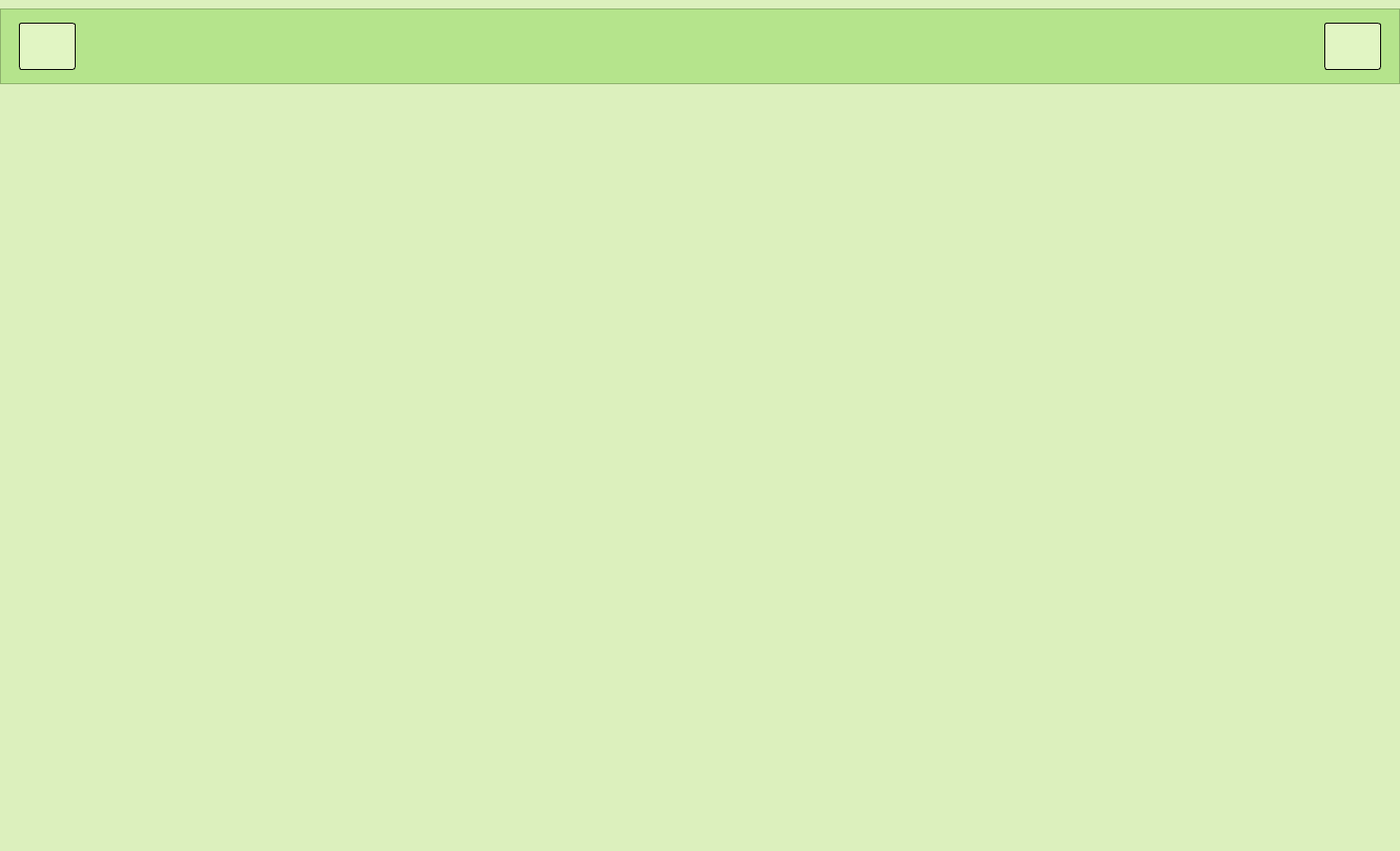
<?xml version="1.0" encoding="UTF-8"?>
<ui version="4.0">
 <class>MainWindow</class>
 <widget class="QMainWindow" name="MainWindow">
  <property name="windowModality">
   <enum>Qt::NonModal</enum>
  </property>
  <property name="geometry">
   <rect>
    <x>0</x>
    <y>0</y>
    <width>1480</width>
    <height>900</height>
   </rect>
  </property>
  <property name="maximumSize">
   <size>
    <width>1700</width>
    <height>900</height>
   </size>
  </property>
  <property name="baseSize">
   <size>
    <width>1700</width>
    <height>900</height>
   </size>
  </property>
  <property name="font">
   <font>
    <family>Ubuntu Mono</family>
    <pointsize>13</pointsize>
    <weight>50</weight>
    <italic>false</italic>
    <bold>false</bold>
   </font>
  </property>
  <property name="windowTitle">
   <string>ASMtracer</string>
  </property>
  <property name="windowIcon">
   <iconset resource="resources/resources.qrc">
    <normaloff>:/mainWindow/logo_white_bg.jpeg</normaloff>:/mainWindow/logo_white_bg.jpeg</iconset>
  </property>
  <property name="styleSheet">
   <string notr="true"/>
  </property>
  <widget class="QWidget" name="centralwidget">
   <property name="styleSheet">
    <string notr="true">QWidget#centralwidget{
border-image: url(:/mainWindow/background3.png) 0 0 0 0 stretch stretch;

background-color: rgb(220, 240, 189);
font:  &quot;Ubuntu Mono&quot;;

}

</string>
   </property>
   <layout class="QGridLayout" name="gridLayout">
    <property name="leftMargin">
     <number>0</number>
    </property>
    <property name="rightMargin">
     <number>0</number>
    </property>
    <item row="0" column="0">
     <layout class="QVBoxLayout" name="verticalLayout_2" stretch="2,0">
      <property name="sizeConstraint">
       <enum>QLayout::SetNoConstraint</enum>
      </property>
      <property name="bottomMargin">
       <number>4</number>
      </property>
      <item>
       <widget class="QFrame" name="menu">
        <property name="minimumSize">
         <size>
          <width>0</width>
          <height>80</height>
         </size>
        </property>
        <property name="maximumSize">
         <size>
          <width>16777215</width>
          <height>80</height>
         </size>
        </property>
        <property name="styleSheet">
         <string notr="true">background-color: rgb(240, 240, 240);
background-color: rgb(181, 228, 140);</string>
        </property>
        <property name="frameShape">
         <enum>QFrame::StyledPanel</enum>
        </property>
        <property name="frameShadow">
         <enum>QFrame::Raised</enum>
        </property>
        <widget class="QPushButton" name="open_file_btn">
         <property name="geometry">
          <rect>
           <x>20</x>
           <y>15</y>
           <width>60</width>
           <height>50</height>
          </rect>
         </property>
         <property name="toolTip">
          <string>open file</string>
         </property>
         <property name="styleSheet">
          <string notr="true">QPushButton {
image: url(:/traceWindow/open_file.png) 0 0 0 0 stretch stretch;
background-color:rgb(225, 245, 195);

border-radius:3px;
border: 1px solid black;
    }

QPushButton:hover {
	background-color:rgb(180, 215, 225);
    }
</string>
         </property>
         <property name="text">
          <string/>
         </property>
        </widget>
        <widget class="QPushButton" name="exit_btn">
         <property name="geometry">
          <rect>
           <x>1400</x>
           <y>15</y>
           <width>60</width>
           <height>50</height>
          </rect>
         </property>
         <property name="toolTip">
          <string>exit
</string>
         </property>
         <property name="styleSheet">
          <string notr="true">QPushButton {
image: url(:/traceWindow/exit.png) 0 0 0 0 stretch stretch;
background-color:rgb(225, 245, 195);

border-radius:3px;
border: 1px solid black;
    }

QPushButton:hover {
	background-color:rgb(180, 215, 225);
    }
</string>
         </property>
         <property name="text">
          <string/>
         </property>
        </widget>
       </widget>
      </item>
      <item>
       <widget class="QWidget" name="widget" native="true">
        <property name="styleSheet">
         <string notr="true"/>
        </property>
        <widget class="QLabel" name="logo_lbl">
         <property name="geometry">
          <rect>
           <x>240</x>
           <y>110</y>
           <width>861</width>
           <height>581</height>
          </rect>
         </property>
         <property name="styleSheet">
          <string notr="true">background-color: none;</string>
         </property>
         <property name="text">
          <string/>
         </property>
         <property name="pixmap">
          <pixmap resource="resources/resources.qrc">:/mainWindow/logo_no_bg.png</pixmap>
         </property>
         <property name="scaledContents">
          <bool>true</bool>
         </property>
        </widget>
       </widget>
      </item>
     </layout>
    </item>
   </layout>
  </widget>
  <action name="action16_bit">
   <property name="text">
    <string>16-bit</string>
   </property>
  </action>
  <action name="action32_bit">
   <property name="text">
    <string>32-bit</string>
   </property>
  </action>
  <action name="action64_bit">
   <property name="text">
    <string>64-bit</string>
   </property>
  </action>
  <action name="actionfull_address">
   <property name="text">
    <string>full address</string>
   </property>
  </action>
  <action name="action_3">
   <property name="text">
    <string>address</string>
   </property>
  </action>
  <action name="action16_bit_2">
   <property name="text">
    <string>16-bit</string>
   </property>
  </action>
  <action name="actionabsolute">
   <property name="text">
    <string>absolute address</string>
   </property>
  </action>
  <action name="actionrelative_address">
   <property name="text">
    <string>relative address</string>
   </property>
  </action>
  <action name="action16_bit_3">
   <property name="text">
    <string>16-bit</string>
   </property>
  </action>
  <action name="action32_bit_2">
   <property name="text">
    <string>32-bit</string>
   </property>
  </action>
  <action name="action64_bit_2">
   <property name="text">
    <string>64-bit</string>
   </property>
  </action>
 </widget>
 <resources>
  <include location="resources/resources.qrc"/>
 </resources>
 <connections/>
</ui>
